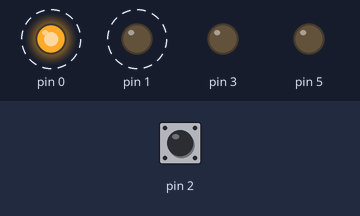
The sketch below on a simulated Arduino Uno, built with avr-gcc and run on an emulated ATmega328P. On the bench: output pins drawn as LEDs (lit = HIGH). Dashed ring = blinking. The test bench sets the inputs (shaded band); at power-on: pin 2 HIGH.

Above: at 4.25 s.
5.1 s: pin 2 pulled LOW for 0.15 s
At 5.75 s:
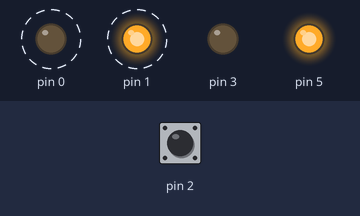
8.1 s: pin 2 pulled LOW for 1 s
At 9.75 s:
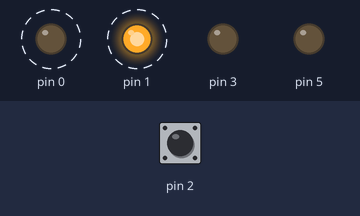
12.1 s: pin 2 pulled LOW for 3.2 s
At 16.25 s:
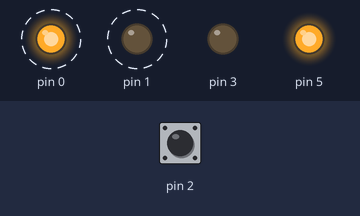
Timing chart, 0 to 22.8 s (numbered marks = the images above; inputs shaded):
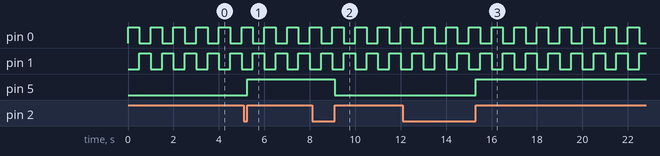

Measured:
- after the input at 5.1 s, pin 5: LOW → HIGH after 0.15 s
- after the input at 8.1 s, pin 5: HIGH → LOW after 1.0 s
- after the input at 12.1 s, pin 5: LOW → HIGH after 3.2 s
- by itself, pin 0, pin 1: alternates HIGH for 0.50 s and LOW for 0.50 s

The sketch:

zad3_2.ino
```cpp
#include <avr/io.h>
#include <stdlib.h>
#include <string.h>
#include <util/delay.h>

#ifndef _BV
#define _BV(bit)        (1<<(bit))
#endif
#ifndef sbi
#define sbi(reg,bit)    reg |= (_BV(bit))
#endif

#ifndef cbi
#define cbi(reg,bit)    reg &= ~(_BV(bit))
#endif

#ifndef tbi
#define tbi(reg,bit)    reg ^= (_BV(bit))
#endif


void timerInit() {
  sbi(TCCR1B, WGM12);
  //Wybranie trybu pracy CTC z TOP OCR1A
  DDRD = 0x0F;

  //Wybranie dzielnika czestotliwosci - częstotliwość Atmega328: 16 MHz
  sbi(TCCR1B, CS12);


  //Zapisanie do OCR1A wartosci odpowiadajacej 0,5s
  OCR1A = 31250; // (16 000 000 / 256 / 2)

  //Uruchomienie przerwania OCIE1A
  sbi(TIMSK1, OCIE1A);
}

void int0Init() {

  sbi(DDRD, PD5); //Włączenie PD5 na wyjście

  cbi(DDRD, PD2); //INT0 (PD2) jako wejście
  sbi(PORTD, PD2); // Ustawienie PULL-UP

  sbi(EICRA, ISC01); // Włączenie przerwania na zbocze opadające
  sbi(EICRA, ISC00); //

  sbi(EIMSK, INT0); // Obsługa przerwania INT0 (flagi)
}

//volatile -informacja dla kompilatora aby nie optymalizował zmiennej,
//zmienna bezpieczna do wykorzystania w przerwaniach
volatile int zmienna=0;

int main() {
  timerInit();
  int0Init();
  sei(); //Uruchamia przerwania globalne
  sbi(DDRD,PD0);
  sbi(DDRD,PD1);

  while (1) {
    tbi(PORTD, PD0);
    _delay_ms(500);
  }
}

ISR(TIMER1_COMPA_vect) {
    tbi(PORTD, PD1);
}

ISR(INT0_vect) {
  tbi(PORTD, PD5);
}
```
